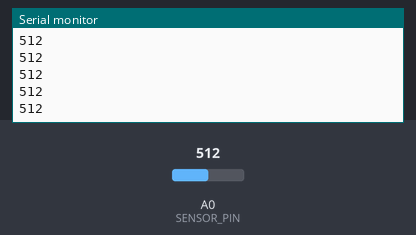
A sketch run on a simulated Arduino Uno, built with avr-gcc and run on an emulated ATmega328P. Parts: the last lines printed to the serial monitor. The inputs (shaded band) are chosen by the test bench; at power-on: A0 (SENSOR_PIN) = 512.

Above: at 1.2 s.
1.3 s: A0 (SENSOR_PIN) set to 716
At 2.3 s:
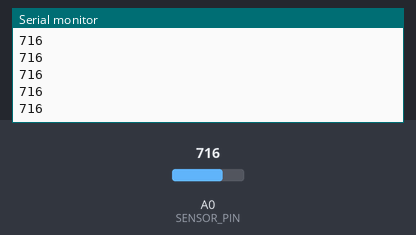
2.8 s: A0 (SENSOR_PIN) set to 900
At 3.8 s:
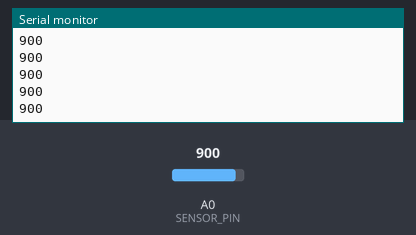
Timing chart, 0 to 5.8 s (numbered marks = the images above; inputs shaded):
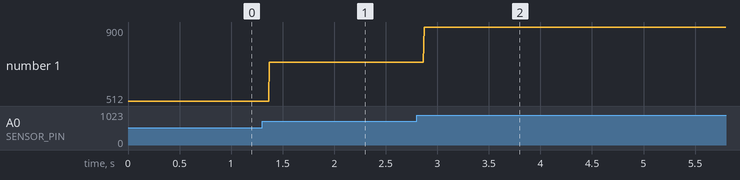

Measured:
- after the input at 1.3 s, the serial monitor: prints a new line after 0.07 s (image 1)
- after the input at 2.8 s, the serial monitor: prints a new line after 0.07 s (image 2)
- plotted number 1: 512 → 716 after the input at 1.3 s, 716 → 900 after the input at 2.8 s

The sketch:

myoware.ino
```cpp
/*
  Myoware Muscle Sensor Test
  myoware-test-plotter.ino
  Demo of Myoware Muscle Sensor
  Output to Serial Monitor
  Use battery-powered computer or USB isolator for safety!
  DroneBot Workshop 2021
  https://dronebotworkshop.com
*/

// Connection to Myoware sensor
#define SENSOR_PIN 0

// Integer for sensor value
int sensorValue;


void setup() {

  // Set up serial port
  Serial.begin(9600);
}

void loop() {

  // Read sensor value
  sensorValue = analogRead(SENSOR_PIN);

  // Add "fake" plots to stabilize Y axis
  //Serial.print(0); // To freeze the lower limit
  //Serial.print(" ");
  //Serial.print(1000); // To freeze the upper limit
  //Serial.print(" ");

  // Print value to Serial Monitor
  Serial.println(sensorValue);
}
```
